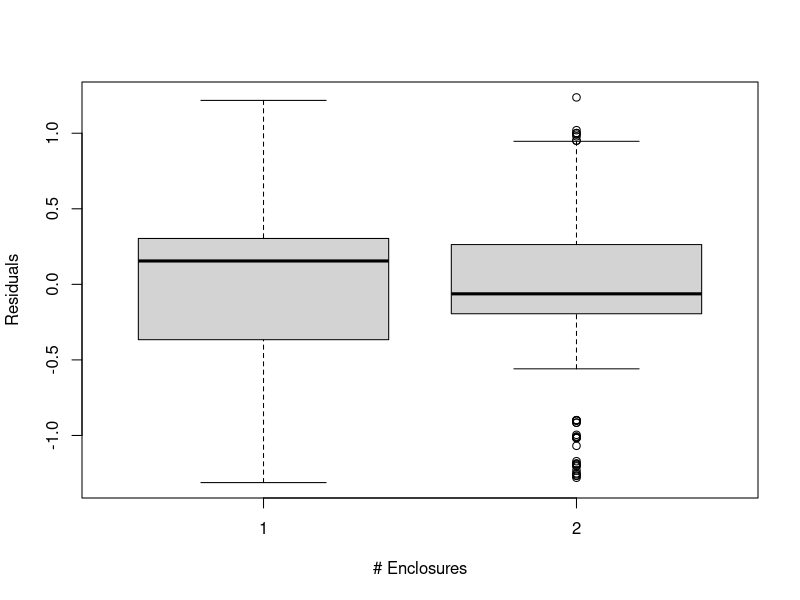

This figure's R source: (Note: this script raises an error after producing the figure.)
#COMPLETE ANALYSIS OF 2016 WILDTRACKS DATA, FEBRUARY 2018

#set working directory

setwd("~/Spider_monkey_stats")

#install packages
install.packages("readxl")
install.packages("readr")
install.packages("dplyr")
install.packages("tidyr")
install.packages("nortest")
install.packages("lattice")
install.packages("nlme")
install.packages("lme4")
install.packages("lmerTest")
install.packages("multcomp")
install.packages("igraph")
install.packages("ggplot2")
install.packages("MASS")

#load useful packages

library(readxl)
library(readr)
library(dplyr)
library(tidyr)
library(nortest)
library(lattice)
library(nlme)
library(lme4)
library(lmerTest)
library(multcomp)
library(igraph)
library(ggplot2)
library(MASS)

#import code

scans <- read.table(file="scans_Wildtracks.csv", sep=",", header=T)#alternate import code
scans$n_encl<-factor(scans$n_encl, levels=c("1","2"))
scans$month<-factor(scans$month, levels=c("jun_jul","jul_aug","aug_sep"))
scans$time_meal<-factor(scans$time_meal, levels=c("none","before","after"))
scans$observer_id<-factor(scans$observer_id, levels=c("916","1231"))

#view and summarize

View(scans)
summary(scans)

scans$nest <- with(scans, factor(paste(focal_group,focal_id)))

#check height_scaled variable
str(scans)
str(scans$height_scaled)
summary(scans$height_scaled)


M0_h_scaled<-glmer(height_scaled ~ n_encl + location_focal + time_meal + focal_sex + focal_age + month +
                  (1|focal_group/focal_id), na.action=na.omit, data=scans, family = poisson)

M1_h_scaled<-glmer(height_scaled ~ n_encl + location_focal + time_meal + focal_sex + focal_age + month +
                    (1|focal_group), 
                  na.action=na.omit, data=scans, family = poisson)



M0_h_scaled
summary(M0_h_scaled)

#anova
anova(M0_h_scaled, M1_h_scaled)

anova(M0_h_scaled, M1_h_scaled, test = "Chi")

#M0 has lowest AIc

E0<-residuals(M0_h_scaled, type = "pearson")
str(E0)
E0
summary(E0)

plot(scans$n_encl, E0, xlab="# Enclosures", ylab="Residuals")
plot(scans$location_focal, E0, xlab="Location", ylab="Residuals")
plot(scans$month, E0, xlab="Month", ylab="Residuals")
plot(scans$time_meal, E0, xlab="Meal Status", ylab="Residuals")
plot(scans$focal_sex, E0, xlab="Focal Sex", ylab="Residuals")
plot(scans$focal_age, E0, xlab="Focal Age", ylab="Residuals")

qqnorm(E0)
qqline(E0)
ad.test(E0)

plot(M0_h_scaled) 

plot(scans$height_scaled, E0)

# test for overdispersion? quasipoisson does not seem to be an option in lme4 package anymore
#coding for random factors didn't work unless I used lme4
#can I use a negative binomial distribution to correct for potential overdispersion instead?


overdisp_fun <- function(M0_h_scaled) {
  rdf <- df.residual(M0_h_scaled)
  rp <- residuals(M0_h_scaled,type="pearson")
  Pearson.chisq <- sum(rp^2)
  prat <- Pearson.chisq/rdf
  pval <- pchisq(Pearson.chisq, df=rdf, lower.tail=FALSE)
  c(chisq=Pearson.chisq,ratio=prat,rdf=rdf,p=pval)
}

overdisp_fun(M0_h_scaled)

#underdispersion? ratio is 0.19..., significantly different from 1

# "reasons for underdispersion are the model is fitting a couple of outliers rather too well 
# or there are too many explanatory variables or interactions in the model.
# If this is not the case, then the consensus is NOT to correct for underdispersion"

#so.... do I correct?
